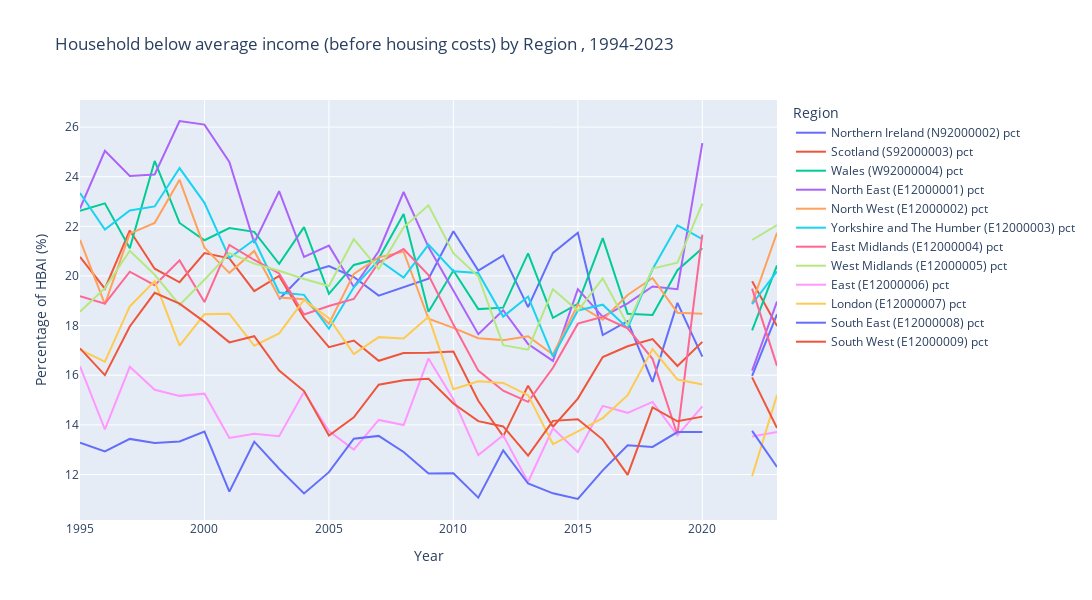

Write notebook code for a chart like this one.
### Code cell
plot_hbai_trends(BHC, region_list)

### Figure 1 — Plotly figure (JSON) as saved in the notebook; plotly's stock layout.template omitted (floating-point values rounded to 4 significant figures)
{"data": [{"customdata": [["Northern Ireland (N92000002) pct"], ["Northern Ireland (N92000002) pct"], ["Northern Ireland (N92000002) pct"], ["Northern Ireland (N92000002) pct"], ["Northern Ireland (N92000002) pct"], ["Northern Ireland (N92000002) pct"], ["Northern Ireland (N92000002) pct"], ["Northern Ireland (N92000002) pct"], ["Northern Ireland (N92000002) pct"], ["Northern Ireland (N92000002) pct"], ["Northern Ireland (N92000002) pct"], ["Northern Ireland (N92000002) pct"], ["Northern Ireland (N92000002) pct"], ["Northern Ireland (N92000002) pct"], ["Northern Ireland (N92000002) pct"], ["Northern Ireland (N92000002) pct"], ["Northern Ireland (N92000002) pct"], ["Northern Ireland (N92000002) pct"], ["Northern Ireland (N92000002) pct"], ["Northern Ireland (N92000002) pct"], ["Northern Ireland (N92000002) pct"], ["Northern Ireland (N92000002) pct"], ["Northern Ireland (N92000002) pct"], ["Northern Ireland (N92000002) pct"], ["Northern Ireland (N92000002) pct"], ["Northern Ireland (N92000002) pct"], ["Northern Ireland (N92000002) pct"], ["Northern Ireland (N92000002) pct"], ["Northern Ireland (N92000002) pct"]], "hovertemplate": "Region=%{customdata[0]}<br>Year=%{x}<br>percentage=%{y}<extra></extra>", "legendgroup": "Northern Ireland (N92000002) pct", "line": {"color": "#636efa", "dash": "solid"}, "marker": {"symbol": "circle"}, "mode": "lines", "name": "Northern Ireland (N92000002) pct", "orientation": "v", "showlegend": true, "type": "scatter", "x": [1995, 1996, 1997, 1998, 1999, 2000, 2001, 2002, 2003, 2004, 2005, 2006, 2007, 2008, 2009, 2010, 2011, 2012, 2013, 2014, 2015, 2016, 2017, 2018, 2019, 2020, 2021, 2022, 2023], "xaxis": "x", "y": [null, null, null, null, null, null, null, null, 19.06, 20.1, 20.4, 19.96, 19.21, 19.54, 19.89, 21.8, 20.22, 20.83, 18.74, 20.93, 21.74, 17.62, 18.18, 15.73, 18.91, 16.75, null, 15.97, 18.46], "yaxis": "y"}, {"customdata": [["Scotland (S92000003) pct"], ["Scotland (S92000003) pct"], ["Scotland (S92000003) pct"], ["Scotland (S92000003) pct"], ["Scotland (S92000003) pct"], ["Scotland (S92000003) pct"], ["Scotland (S92000003) pct"], ["Scotland (S92000003) pct"], ["Scotland (S92000003) pct"], ["Scotland (S92000003) pct"], ["Scotland (S92000003) pct"], ["Scotland (S92000003) pct"], ["Scotland (S92000003) pct"], ["Scotland (S92000003) pct"], ["Scotland (S92000003) pct"], ["Scotland (S92000003) pct"], ["Scotland (S92000003) pct"], ["Scotland (S92000003) pct"], ["Scotland (S92000003) pct"], ["Scotland (S92000003) pct"], ["Scotland (S92000003) pct"], ["Scotland (S92000003) pct"], ["Scotland (S92000003) pct"], ["Scotland (S92000003) pct"], ["Scotland (S92000003) pct"], ["Scotland (S92000003) pct"], ["Scotland (S92000003) pct"], ["Scotland (S92000003) pct"], ["Scotland (S92000003) pct"]], "hovertemplate": "Region=%{customdata[0]}<br>Year=%{x}<br>percentage=%{y}<extra></extra>", "legendgroup": "Scotland (S92000003) pct", "line": {"color": "#EF553B", "dash": "solid"}, "marker": {"symbol": "circle"}, "mode": "lines", "name": "Scotland (S92000003) pct", "orientation": "v", "showlegend": true, "type": "scatter", "x": [1995, 1996, 1997, 1998, 1999, 2000, 2001, 2002, 2003, 2004, 2005, 2006, 2007, 2008, 2009, 2010, 2011, 2012, 2013, 2014, 2015, 2016, 2017, 2018, 2019, 2020, 2021, 2022, 2023], "xaxis": "x", "y": [20.77, 19.49, 21.83, 20.29, 19.75, 20.92, 20.71, 19.39, 20.0, 18.31, 17.13, 17.4, 16.58, 16.89, 16.91, 16.96, 14.97, 13.54, 15.58, 13.93, 15.06, 16.73, 17.17, 17.46, 16.37, 17.34, null, 19.79, 17.98], "yaxis": "y"}, {"customdata": [["Wales (W92000004) pct"], ["Wales (W92000004) pct"], ["Wales (W92000004) pct"], ["Wales (W92000004) pct"], ["Wales (W92000004) pct"], ["Wales (W92000004) pct"], ["Wales (W92000004) pct"], ["Wales (W92000004) pct"], ["Wales (W92000004) pct"], ["Wales (W92000004) pct"], ["Wales (W92000004) pct"], ["Wales (W92000004) pct"], ["Wales (W92000004) pct"], ["Wales (W92000004) pct"], ["Wales (W92000004) pct"], ["Wales (W92000004) pct"], ["Wales (W92000004) pct"], ["Wales (W92000004) pct"], ["Wales (W92000004) pct"], ["Wales (W92000004) pct"], ["Wales (W92000004) pct"], ["Wales (W92000004) pct"], ["Wales (W92000004) pct"], ["Wales (W92000004) pct"], ["Wales (W92000004) pct"], ["Wales (W92000004) pct"], ["Wales (W92000004) pct"], ["Wales (W92000004) pct"], ["Wales (W92000004) pct"]], "hovertemplate": "Region=%{customdata[0]}<br>Year=%{x}<br>percentage=%{y}<extra></extra>", "legendgroup": "Wales (W92000004) pct", "line": {"color": "#00cc96", "dash": "solid"}, "marker": {"symbol": "circle"}, "mode": "lines", "name": "Wales (W92000004) pct", "orientation": "v", "showlegend": true, "type": "scatter", "x": [1995, 1996, 1997, 1998, 1999, 2000, 2001, 2002, 2003, 2004, 2005, 2006, 2007, 2008, 2009, 2010, 2011, 2012, 2013, 2014, 2015, 2016, 2017, 2018, 2019, 2020, 2021, 2022, 2023], "xaxis": "x", "y": [22.62, 22.93, 21.12, 24.63, 22.14, 21.44, 21.93, 21.78, 20.49, 21.97, 19.28, 20.44, 20.7, 22.5, 18.56, 20.22, 18.66, 18.72, 20.91, 18.31, 18.88, 21.52, 18.48, 18.43, 20.23, 21.12, null, 17.81, 20.43], "yaxis": "y"}, {"customdata": [["North East (E12000001) pct"], ["North East (E12000001) pct"], ["North East (E12000001) pct"], ["North East (E12000001) pct"], ["North East (E12000001) pct"], ["North East (E12000001) pct"], ["North East (E12000001) pct"], ["North East (E12000001) pct"], ["North East (E12000001) pct"], ["North East (E12000001) pct"], ["North East (E12000001) pct"], ["North East (E12000001) pct"], ["North East (E12000001) pct"], ["North East (E12000001) pct"], ["North East (E12000001) pct"], ["North East (E12000001) pct"], ["North East (E12000001) pct"], ["North East (E12000001) pct"], ["North East (E12000001) pct"], ["North East (E12000001) pct"], ["North East (E12000001) pct"], ["North East (E12000001) pct"], ["North East (E12000001) pct"], ["North East (E12000001) pct"], ["North East (E12000001) pct"], ["North East (E12000001) pct"], ["North East (E12000001) pct"], ["North East (E12000001) pct"], ["North East (E12000001) pct"]], "hovertemplate": "Region=%{customdata[0]}<br>Year=%{x}<br>percentage=%{y}<extra></extra>", "legendgroup": "North East (E12000001) pct", "line": {"color": "#ab63fa", "dash": "solid"}, "marker": {"symbol": "circle"}, "mode": "lines", "name": "North East (E12000001) pct", "orientation": "v", "showlegend": true, "type": "scatter", "x": [1995, 1996, 1997, 1998, 1999, 2000, 2001, 2002, 2003, 2004, 2005, 2006, 2007, 2008, 2009, 2010, 2011, 2012, 2013, 2014, 2015, 2016, 2017, 2018, 2019, 2020, 2021, 2022, 2023], "xaxis": "x", "y": [22.71, 25.04, 24.03, 24.09, 26.24, 26.1, 24.6, 21.33, 23.41, 20.76, 21.22, 19.56, 21.0, 23.38, 21.16, 19.43, 17.65, 18.62, 17.26, 16.58, 19.47, 18.35, 18.89, 19.58, 19.47, 25.35, null, 16.18, 18.97], "yaxis": "y"}, {"customdata": [["North West (E12000002) pct"], ["North West (E12000002) pct"], ["North West (E12000002) pct"], ["North West (E12000002) pct"], ["North West (E12000002) pct"], ["North West (E12000002) pct"], ["North West (E12000002) pct"], ["North West (E12000002) pct"], ["North West (E12000002) pct"], ["North West (E12000002) pct"], ["North West (E12000002) pct"], ["North West (E12000002) pct"], ["North West (E12000002) pct"], ["North West (E12000002) pct"], ["North West (E12000002) pct"], ["North West (E12000002) pct"], ["North West (E12000002) pct"], ["North West (E12000002) pct"], ["North West (E12000002) pct"], ["North West (E12000002) pct"], ["North West (E12000002) pct"], ["North West (E12000002) pct"], ["North West (E12000002) pct"], ["North West (E12000002) pct"], ["North West (E12000002) pct"], ["North West (E12000002) pct"], ["North West (E12000002) pct"], ["North West (E12000002) pct"], ["North West (E12000002) pct"]], "hovertemplate": "Region=%{customdata[0]}<br>Year=%{x}<br>percentage=%{y}<extra></extra>", "legendgroup": "North West (E12000002) pct", "line": {"color": "#FFA15A", "dash": "solid"}, "marker": {"symbol": "circle"}, "mode": "lines", "name": "North West (E12000002) pct", "orientation": "v", "showlegend": true, "type": "scatter", "x": [1995, 1996, 1997, 1998, 1999, 2000, 2001, 2002, 2003, 2004, 2005, 2006, 2007, 2008, 2009, 2010, 2011, 2012, 2013, 2014, 2015, 2016, 2017, 2018, 2019, 2020, 2021, 2022, 2023], "xaxis": "x", "y": [21.45, 18.87, 21.71, 22.14, 23.87, 21.14, 20.12, 21.01, 19.13, 19.06, 18.07, 20.08, 20.75, 20.98, 18.27, 17.91, 17.49, 17.41, 17.57, 16.83, 18.84, 18.23, 19.23, 19.92, 18.52, 18.48, null, 18.9, 21.74], "yaxis": "y"}, {"customdata": [["Yorkshire and The Humber (E12000003) pct"], ["Yorkshire and The Humber (E12000003) pct"], ["Yorkshire and The Humber (E12000003) pct"], ["Yorkshire and The Humber (E12000003) pct"], ["Yorkshire and The Humber (E12000003) pct"], ["Yorkshire and The Humber (E12000003) pct"], ["Yorkshire and The Humber (E12000003) pct"], ["Yorkshire and The Humber (E12000003) pct"], ["Yorkshire and The Humber (E12000003) pct"], ["Yorkshire and The Humber (E12000003) pct"], ["Yorkshire and The Humber (E12000003) pct"], ["Yorkshire and The Humber (E12000003) pct"], ["Yorkshire and The Humber (E12000003) pct"], ["Yorkshire and The Humber (E12000003) pct"], ["Yorkshire and The Humber (E12000003) pct"], ["Yorkshire and The Humber (E12000003) pct"], ["Yorkshire and The Humber (E12000003) pct"], ["Yorkshire and The Humber (E12000003) pct"], ["Yorkshire and The Humber (E12000003) pct"], ["Yorkshire and The Humber (E12000003) pct"], ["Yorkshire and The Humber (E12000003) pct"], ["Yorkshire and The Humber (E12000003) pct"], ["Yorkshire and The Humber (E12000003) pct"], ["Yorkshire and The Humber (E12000003) pct"], ["Yorkshire and The Humber (E12000003) pct"], ["Yorkshire and The Humber (E12000003) pct"], ["Yorkshire and The Humber (E12000003) pct"], ["Yorkshire and The Humber (E12000003) pct"], ["Yorkshire and The Humber (E12000003) pct"]], "hovertemplate": "Region=%{customdata[0]}<br>Year=%{x}<br>percentage=%{y}<extra></extra>", "legendgroup": "Yorkshire and The Humber (E12000003) pct", "line": {"color": "#19d3f3", "dash": "solid"}, "marker": {"symbol": "circle"}, "mode": "lines", "name": "Yorkshire and The Humber (E12000003) pct", "orientation": "v", "showlegend": true, "type": "scatter", "x": [1995, 1996, 1997, 1998, 1999, 2000, 2001, 2002, 2003, 2004, 2005, 2006, 2007, 2008, 2009, 2010, 2011, 2012, 2013, 2014, 2015, 2016, 2017, 2018, 2019, 2020, 2021, 2022, 2023], "xaxis": "x", "y": [23.34, 21.87, 22.64, 22.8, 24.35, 22.95, 20.72, 21.46, 19.33, 19.24, 17.87, 19.55, 20.64, 19.93, 21.26, 20.19, 20.12, 18.36, 19.17, 16.75, 18.61, 18.84, 17.89, 20.27, 22.04, 21.48, null, 18.87, 20.18], "yaxis": "y"}, {"customdata": [["East Midlands (E12000004) pct"], ["East Midlands (E12000004) pct"], ["East Midlands (E12000004) pct"], ["East Midlands (E12000004) pct"], ["East Midlands (E12000004) pct"], ["East Midlands (E12000004) pct"], ["East Midlands (E12000004) pct"], ["East Midlands (E12000004) pct"], ["East Midlands (E12000004) pct"], ["East Midlands (E12000004) pct"], ["East Midlands (E12000004) pct"], ["East Midlands (E12000004) pct"], ["East Midlands (E12000004) pct"], ["East Midlands (E12000004) pct"], ["East Midlands (E12000004) pct"], ["East Midlands (E12000004) pct"], ["East Midlands (E12000004) pct"], ["East Midlands (E12000004) pct"], ["East Midlands (E12000004) pct"], ["East Midlands (E12000004) pct"], ["East Midlands (E12000004) pct"], ["East Midlands (E12000004) pct"], ["East Midlands (E12000004) pct"], ["East Midlands (E12000004) pct"], ["East Midlands (E12000004) pct"], ["East Midlands (E12000004) pct"], ["East Midlands (E12000004) pct"], ["East Midlands (E12000004) pct"], ["East Midlands (E12000004) pct"]], "hovertemplate": "Region=%{customdata[0]}<br>Year=%{x}<br>percentage=%{y}<extra></extra>", "legendgroup": "East Midlands (E12000004) pct", "line": {"color": "#FF6692", "dash": "solid"}, "marker": {"symbol": "circle"}, "mode": "lines", "name": "East Midlands (E12000004) pct", "orientation": "v", "showlegend": true, "type": "scatter", "x": [1995, 1996, 1997, 1998, 1999, 2000, 2001, 2002, 2003, 2004, 2005, 2006, 2007, 2008, 2009, 2010, 2011, 2012, 2013, 2014, 2015, 2016, 2017, 2018, 2019, 2020, 2021, 2022, 2023], "xaxis": "x", "y": [19.18, 18.88, 20.17, 19.63, 20.63, 18.95, 21.25, 20.64, 20.1, 18.45, 18.79, 19.07, 20.54, 21.08, 20.04, 18.04, 16.19, 15.38, 14.93, 16.3, 18.08, 18.35, 17.89, 16.66, 13.6, 21.67, null, 19.49, 16.38], "yaxis": "y"}, {"customdata": [["West Midlands (E12000005) pct"], ["West Midlands (E12000005) pct"], ["West Midlands (E12000005) pct"], ["West Midlands (E12000005) pct"], ["West Midlands (E12000005) pct"], ["West Midlands (E12000005) pct"], ["West Midlands (E12000005) pct"], ["West Midlands (E12000005) pct"], ["West Midlands (E12000005) pct"], ["West Midlands (E12000005) pct"], ["West Midlands (E12000005) pct"], ["West Midlands (E12000005) pct"], ["West Midlands (E12000005) pct"], ["West Midlands (E12000005) pct"], ["West Midlands (E12000005) pct"], ["West Midlands (E12000005) pct"], ["West Midlands (E12000005) pct"], ["West Midlands (E12000005) pct"], ["West Midlands (E12000005) pct"], ["West Midlands (E12000005) pct"], ["West Midlands (E12000005) pct"], ["West Midlands (E12000005) pct"], ["West Midlands (E12000005) pct"], ["West Midlands (E12000005) pct"], ["West Midlands (E12000005) pct"], ["West Midlands (E12000005) pct"], ["West Midlands (E12000005) pct"], ["West Midlands (E12000005) pct"], ["West Midlands (E12000005) pct"]], "hovertemplate": "Region=%{customdata[0]}<br>Year=%{x}<br>percentage=%{y}<extra></extra>", "legendgroup": "West Midlands (E12000005) pct", "line": {"color": "#B6E880", "dash": "solid"}, "marker": {"symbol": "circle"}, "mode": "lines", "name": "West Midlands (E12000005) pct", "orientation": "v", "showlegend": true, "type": "scatter", "x": [1995, 1996, 1997, 1998, 1999, 2000, 2001, 2002, 2003, 2004, 2005, 2006, 2007, 2008, 2009, 2010, 2011, 2012, 2013, 2014, 2015, 2016, 2017, 2018, 2019, 2020, 2021, 2022, 2023], "xaxis": "x", "y": [18.56, 19.51, 21.02, 20.05, 18.83, 19.85, 20.92, 20.5, 20.21, 19.88, 19.6, 21.49, 20.28, 21.96, 22.85, 20.92, 19.98, 17.21, 17.03, 19.47, 18.6, 19.9, 18.03, 20.3, 20.54, 22.92, null, 21.45, 22.05], "yaxis": "y"}, {"customdata": [["East (E12000006) pct"], ["East (E12000006) pct"], ["East (E12000006) pct"], ["East (E12000006) pct"], ["East (E12000006) pct"], ["East (E12000006) pct"], ["East (E12000006) pct"], ["East (E12000006) pct"], ["East (E12000006) pct"], ["East (E12000006) pct"], ["East (E12000006) pct"], ["East (E12000006) pct"], ["East (E12000006) pct"], ["East (E12000006) pct"], ["East (E12000006) pct"], ["East (E12000006) pct"], ["East (E12000006) pct"], ["East (E12000006) pct"], ["East (E12000006) pct"], ["East (E12000006) pct"], ["East (E12000006) pct"], ["East (E12000006) pct"], ["East (E12000006) pct"], ["East (E12000006) pct"], ["East (E12000006) pct"], ["East (E12000006) pct"], ["East (E12000006) pct"], ["East (E12000006) pct"], ["East (E12000006) pct"]], "hovertemplate": "Region=%{customdata[0]}<br>Year=%{x}<br>percentage=%{y}<extra></extra>", "legendgroup": "East (E12000006) pct", "line": {"color": "#FF97FF", "dash": "solid"}, "marker": {"symbol": "circle"}, "mode": "lines", "name": "East (E12000006) pct", "orientation": "v", "showlegend": true, "type": "scatter", "x": [1995, 1996, 1997, 1998, 1999, 2000, 2001, 2002, 2003, 2004, 2005, 2006, 2007, 2008, 2009, 2010, 2011, 2012, 2013, 2014, 2015, 2016, 2017, 2018, 2019, 2020, 2021, 2022, 2023], "xaxis": "x", "y": [16.36, 13.82, 16.34, 15.41, 15.17, 15.26, 13.47, 13.64, 13.54, 15.33, 13.75, 13.0, 14.2, 13.99, 16.68, 15.03, 12.78, 13.58, 11.7, 13.86, 12.9, 14.77, 14.48, 14.92, 13.58, 14.75, null, 13.53, 13.72], "yaxis": "y"}, {"customdata": [["London (E12000007) pct"], ["London (E12000007) pct"], ["London (E12000007) pct"], ["London (E12000007) pct"], ["London (E12000007) pct"], ["London (E12000007) pct"], ["London (E12000007) pct"], ["London (E12000007) pct"], ["London (E12000007) pct"], ["London (E12000007) pct"], ["London (E12000007) pct"], ["London (E12000007) pct"], ["London (E12000007) pct"], ["London (E12000007) pct"], ["London (E12000007) pct"], ["London (E12000007) pct"], ["London (E12000007) pct"], ["London (E12000007) pct"], ["London (E12000007) pct"], ["London (E12000007) pct"], ["London (E12000007) pct"], ["London (E12000007) pct"], ["London (E12000007) pct"], ["London (E12000007) pct"], ["London (E12000007) pct"], ["London (E12000007) pct"], ["London (E12000007) pct"], ["London (E12000007) pct"], ["London (E12000007) pct"]], "hovertemplate": "Region=%{customdata[0]}<br>Year=%{x}<br>percentage=%{y}<extra></extra>", "legendgroup": "London (E12000007) pct", "line": {"color": "#FECB52", "dash": "solid"}, "marker": {"symbol": "circle"}, "mode": "lines", "name": "London (E12000007) pct", "orientation": "v", "showlegend": true, "type": "scatter", "x": [1995, 1996, 1997, 1998, 1999, 2000, 2001, 2002, 2003, 2004, 2005, 2006, 2007, 2008, 2009, 2010, 2011, 2012, 2013, 2014, 2015, 2016, 2017, 2018, 2019, 2020, 2021, 2022, 2023], "xaxis": "x", "y": [17.03, 16.54, 18.77, 19.79, 17.19, 18.45, 18.47, 17.19, 17.69, 19.04, 18.29, 16.85, 17.54, 17.48, 18.35, 15.43, 15.76, 15.69, 15.2, 13.23, 13.74, 14.27, 15.19, 17.05, 15.83, 15.63, null, 11.93, 15.2], "yaxis": "y"}, {"customdata": [["South East (E12000008) pct"], ["South East (E12000008) pct"], ["South East (E12000008) pct"], ["South East (E12000008) pct"], ["South East (E12000008) pct"], ["South East (E12000008) pct"], ["South East (E12000008) pct"], ["South East (E12000008) pct"], ["South East (E12000008) pct"], ["South East (E12000008) pct"], ["South East (E12000008) pct"], ["South East (E12000008) pct"], ["South East (E12000008) pct"], ["South East (E12000008) pct"], ["South East (E12000008) pct"], ["South East (E12000008) pct"], ["South East (E12000008) pct"], ["South East (E12000008) pct"], ["South East (E12000008) pct"], ["South East (E12000008) pct"], ["South East (E12000008) pct"], ["South East (E12000008) pct"], ["South East (E12000008) pct"], ["South East (E12000008) pct"], ["South East (E12000008) pct"], ["South East (E12000008) pct"], ["South East (E12000008) pct"], ["South East (E12000008) pct"], ["South East (E12000008) pct"]], "hovertemplate": "Region=%{customdata[0]}<br>Year=%{x}<br>percentage=%{y}<extra></extra>", "legendgroup": "South East (E12000008) pct", "line": {"color": "#636efa", "dash": "solid"}, "marker": {"symbol": "circle"}, "mode": "lines", "name": "South East (E12000008) pct", "orientation": "v", "showlegend": true, "type": "scatter", "x": [1995, 1996, 1997, 1998, 1999, 2000, 2001, 2002, 2003, 2004, 2005, 2006, 2007, 2008, 2009, 2010, 2011, 2012, 2013, 2014, 2015, 2016, 2017, 2018, 2019, 2020, 2021, 2022, 2023], "xaxis": "x", "y": [13.28, 12.93, 13.43, 13.27, 13.33, 13.73, 11.31, 13.32, 12.23, 11.24, 12.09, 13.44, 13.56, 12.91, 12.04, 12.05, 11.07, 12.97, 11.64, 11.24, 11.01, 12.16, 13.18, 13.11, 13.71, 13.71, null, 13.76, 12.3], "yaxis": "y"}, {"customdata": [["South West (E12000009) pct"], ["South West (E12000009) pct"], ["South West (E12000009) pct"], ["South West (E12000009) pct"], ["South West (E12000009) pct"], ["South West (E12000009) pct"], ["South West (E12000009) pct"], ["South West (E12000009) pct"], ["South West (E12000009) pct"], ["South West (E12000009) pct"], ["South West (E12000009) pct"], ["South West (E12000009) pct"], ["South West (E12000009) pct"], ["South West (E12000009) pct"], ["South West (E12000009) pct"], ["South West (E12000009) pct"], ["South West (E12000009) pct"], ["South West (E12000009) pct"], ["South West (E12000009) pct"], ["South West (E12000009) pct"], ["South West (E12000009) pct"], ["South West (E12000009) pct"], ["South West (E12000009) pct"], ["South West (E12000009) pct"], ["South West (E12000009) pct"], ["South West (E12000009) pct"], ["South West (E12000009) pct"], ["South West (E12000009) pct"], ["South West (E12000009) pct"]], "hovertemplate": "Region=%{customdata[0]}<br>Year=%{x}<br>percentage=%{y}<extra></extra>", "legendgroup": "South West (E12000009) pct", "line": {"color": "#EF553B", "dash": "solid"}, "marker": {"symbol": "circle"}, "mode": "lines", "name": "South West (E12000009) pct", "orientation": "v", "showlegend": true, "type": "scatter", "x": [1995, 1996, 1997, 1998, 1999, 2000, 2001, 2002, 2003, 2004, 2005, 2006, 2007, 2008, 2009, 2010, 2011, 2012, 2013, 2014, 2015, 2016, 2017, 2018, 2019, 2020, 2021, 2022, 2023], "xaxis": "x", "y": [17.08, 16.01, 17.96, 19.32, 18.88, 18.15, 17.32, 17.57, 16.19, 15.36, 13.57, 14.3, 15.62, 15.8, 15.86, 14.86, 14.15, 13.94, 12.76, 14.16, 14.23, 13.41, 11.99, 14.71, 14.14, 14.33, null, 15.91, 13.87], "yaxis": "y"}], "layout": {"height": 600, "hovermode": "x unified", "legend": {"title": {"text": "Region"}, "tracegroupgap": 0}, "title": {"text": "Household below average income (before housing costs) by Region , 1994-2023"}, "width": 1200, "xaxis": {"anchor": "y", "domain": [0, 1], "title": {"text": "Year"}}, "yaxis": {"anchor": "x", "domain": [0, 1], "title": {"text": "Percentage of HBAI (%)"}}}}
